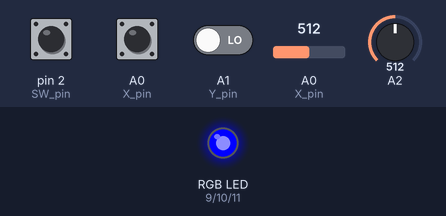
This sketch was run on a simulated Arduino Uno, built with avr-gcc and run on an emulated ATmega328P. Parts: an RGB LED mixed from three pins (HIGH = lit). Dashed ring = blinking. The test bench sets the inputs (shaded band); at power-on: A0 (X_pin) = 512, A2 = 512, pin 2 (SW_pin) HIGH, A0 (X_pin) HIGH, A1 (Y_pin) LOW. Dim RGB values are drawn brighter than linear; what the sketch prints to the serial monitor is not drawn.

Above: at 1.2 s.
1.3 s: A0 (X_pin) set to 0
At 1.56 s:
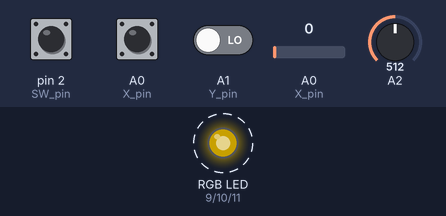
4.3 s: A2 set to 0
7.3 s: A0 (X_pin) set to 1023
10.3 s: A0 (X_pin) set to 900
At 10.48 s:
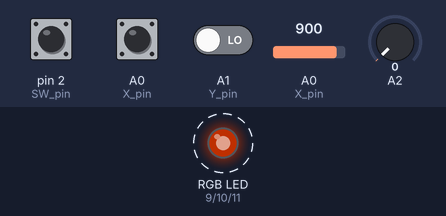
13.3 s: A2 set to 122
At 17.13 s:
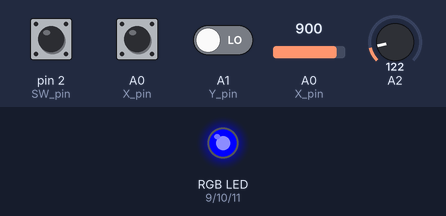
Timing chart, 0 to 17.3 s (numbered marks = the images above; inputs shaded):
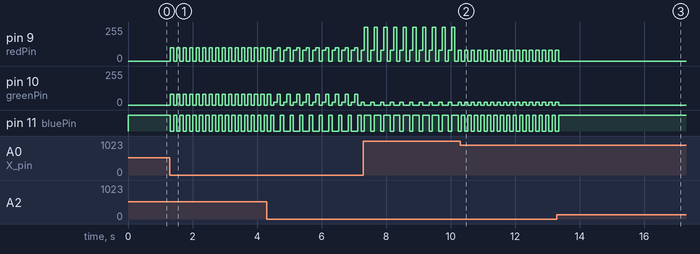

Measured:
- after the input at 1.3 s, pin 9 (redPin): alternates 100/255 for 0.10 s and 0/255 for 0.10 s, starting at once; pin 10 (greenPin): alternates 80/255 for 0.10 s and 0/255 for 0.10 s, starting at once; pin 11 (bluePin): alternates HIGH for 0.10 s and LOW for 0.10 s, starting at once
- after the input at 10.3 s, pin 10 (greenPin): alternates 20/255 for 0.10 s and 0/255 for 0.10 s, starting after 0.14 s; pin 11 (bluePin): alternates HIGH for 0.10 s and LOW for 0.10 s, starting after 0.14 s
- after the input at 13.3 s, pin 9 (redPin), pin 10 (greenPin): goes on until 13.3 s, then stays 0/255; pin 11 (bluePin): goes on until 13.3 s, then stays HIGH

The sketch:

7-2_practice.ino
```cpp
const int SW_pin = 2;
const int X_pin = A0;
const int Y_pin = A1;
int redPin = 9;
int greenPin = 10;
int bluePin = 11;
int XPIN;
int YPIN;
int SWPIN;

void setup() {
  pinMode(SW_pin, INPUT);
  digitalWrite(SW_pin, HIGH);
  Serial.begin(9600);
  pinMode(redPin, OUTPUT);
  pinMode(greenPin, OUTPUT);
  pinMode(bluePin, OUTPUT);
}

void setColor(int red, int green, int blue) {
  analogWrite(redPin, red);
  analogWrite(greenPin, green);
  analogWrite(bluePin, blue);
}

void loop() {
  int YPIN = analogRead(X_pin);
  int SWPIN = analogRead(SW_pin);
  Serial.print("스위치: ");
  Serial.print(digitalRead(SW_pin));
  Serial.print(" X-축:");
  Serial.print(digitalRead(X_pin));
  Serial.print(" ");
  Serial.print("Y-축:");
  Serial.print(digitalRead(Y_pin));
  if (YPIN == 0) { setColor(100, 80, 0); delay(100); }
  else setColor(0, 0, 0);
  if (YPIN == 1023) { setColor(255, 0, 255); delay(100); }
  else setColor(0, 0, 0);
  if (XPIN == 0) { setColor(0, 0, 255); delay(100); }
  else setColor(0, 0, 0);
  if (XPIN == 1023) { setColor(0, 255, 0); delay(100); }
  else setColor(0, 0, 0);
  if (SWPIN == LOW) { setColor(80, 20, 0); delay(100); }
  else setColor(0, 0, 0);
}
```
